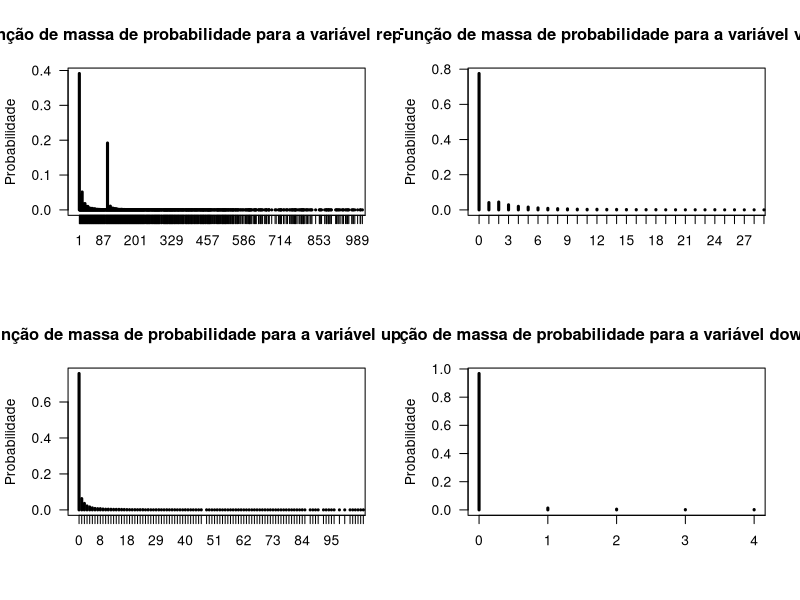
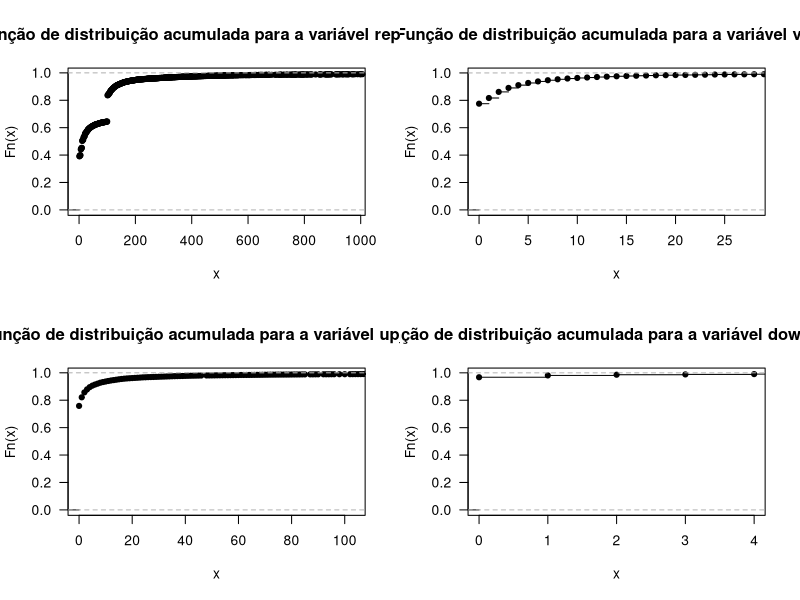

Write R code to recreate these figures, in order.
usuarios = read.csv("askubuntu.csv")

# Função de Massa de Probabilidade

plot.fmp <- function(data, col.name, ...)
    plot(prop.table(table(data[, col.name])),
         xlim = c(0, quantile(data[, col.name], 0.99)),
         main = paste("Função de massa de probabilidade para a variável", col.name),
         ylab = "Probabilidade",
         type = "h",
         lwd = 3,
         las = 1,
         ...)

png(filename = "output-questao1-fdp-fdm.png", width = 960, height = 960)
par(mfrow = c(2,2))
plot.fmp(usuarios, "reputation")
plot.fmp(usuarios, "views")
plot.fmp(usuarios, "up_votes")
plot.fmp(usuarios, "down_votes")
dev.off()


# Função de Distribuição Acumulada

plot.fda <- function(data, col.name, ...)
    plot(ecdf(data[, col.name]),
         xlim = c(0, quantile(data[, col.name], 0.99)),
         main = paste("Função de distribuição acumulada para a variável", col.name),
         las = 1,
         ...)


png(filename = "output-questao1-fda.png", width = 960, height = 960)
par(mfrow = c(2,2))
plot.fda(usuarios, "reputation")
plot.fda(usuarios, "views")
plot.fda(usuarios, "up_votes")
plot.fda(usuarios, "down_votes")
dev.off()
